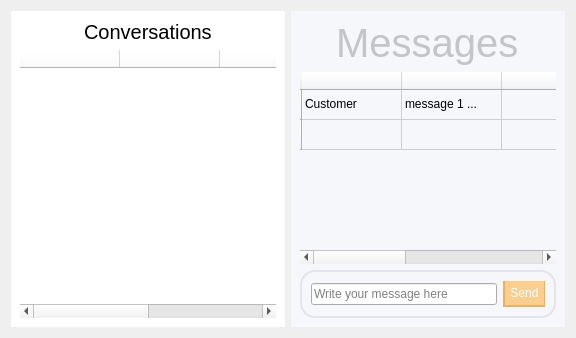
          <widget class="QWidget" name="messagesPage">
           <layout class="QGridLayout" name="gridLayout_61">
            <item row="0" column="1">
             <widget class="QFrame" name="frame_52">
              <property name="sizePolicy">
               <sizepolicy hsizetype="Maximum" vsizetype="Preferred">
                <horstretch>0</horstretch>
                <verstretch>0</verstretch>
               </sizepolicy>
              </property>
              <property name="styleSheet">
               <string notr="true">QFrame{
	background-color: #ffffff;
	border:none;
}
QTableWidget::item:selected{ 
	background-color: #EFEFEF;
 }</string>
              </property>
              <property name="frameShape">
               <enum>QFrame::StyledPanel</enum>
              </property>
              <property name="frameShadow">
               <enum>QFrame::Raised</enum>
              </property>
              <layout class="QGridLayout" name="gridLayout_62">
               <item row="1" column="1">
                <widget class="QTableWidget" name="conversationWidgetTable">
                 <column>
                  <property name="text">
                   <string/>
                  </property>
                 </column>
                 <column>
                  <property name="text">
                   <string/>
                  </property>
                 </column>
                 <column>
                  <property name="text">
                   <string/>
                  </property>
                 </column>
                 <column>
                  <property name="text">
                   <string/>
                  </property>
                 </column>
                </widget>
               </item>
               <item row="0" column="1" alignment="Qt::AlignHCenter">
                <widget class="QLabel" name="label_2">
                 <property name="styleSheet">
                  <string notr="true">font-size: 15pt;</string>
                 </property>
                 <property name="text">
                  <string>Conversations</string>
                 </property>
                </widget>
               </item>
              </layout>
             </widget>
            </item>
            <item row="0" column="2">
             <widget class="QFrame" name="frame_53">
              <property name="styleSheet">
               <string notr="true">QFrame{
	background-color: #F6F7FA;
	border:none;
}</string>
              </property>
              <property name="frameShape">
               <enum>QFrame::StyledPanel</enum>
              </property>
              <property name="frameShadow">
               <enum>QFrame::Raised</enum>
              </property>
              <layout class="QGridLayout" name="gridLayout_63">
               <item row="1" column="0">
                <widget class="QTableWidget" name="messageTableWidget">
                 <property name="styleSheet">
                  <string notr="true">QTableWidget::item{
padding:10px;
}</string>
                 </property>
                 <property name="midLineWidth">
                  <number>-2</number>
                 </property>
                 <property name="selectionMode">
                  <enum>QAbstractItemView::SingleSelection</enum>
                 </property>
                 <property name="selectionBehavior">
                  <enum>QAbstractItemView::SelectRows</enum>
                 </property>
                 <row>
                  <property name="text">
                   <string/>
                  </property>
                 </row>
                 <row>
                  <property name="text">
                   <string/>
                  </property>
                 </row>
                 <column>
                  <property name="text">
                   <string/>
                  </property>
                 </column>
                 <column>
                  <property name="text">
                   <string/>
                  </property>
                 </column>
                 <column>
                  <property name="text">
                   <string/>
                  </property>
                 </column>
                 <column>
                  <property name="text">
                   <string/>
                  </property>
                 </column>
                 <column>
                  <property name="text">
                   <string/>
                  </property>
                 </column>
                 <item row="0" column="0">
                  <property name="text">
                   <string>Customer</string>
                  </property>
                 </item>
                 <item row="0" column="1">
                  <property name="text">
                   <string>message 1 ...</string>
                  </property>
                 </item>
                 <item row="1" column="3">
                  <property name="text">
                   <string>message 2 ...</string>
                  </property>
                 </item>
                 <item row="1" column="4">
                  <property name="text">
                   <string>Clerk</string>
                  </property>
                 </item>
                </widget>
               </item>
               <item row="0" column="0" alignment="Qt::AlignHCenter">
                <widget class="QLabel" name="label">
                 <property name="styleSheet">
                  <string notr="true">font-size: 30pt;
color: rgb(196, 197, 201);</string>
                 </property>
                 <property name="text">
                  <string>Messages</string>
                 </property>
                </widget>
               </item>
               <item row="2" column="0">
                <widget class="QFrame" name="frame_54">
                 <property name="styleSheet">
                  <string notr="true">QFrame{
	border: 2px solid #E3E5EA;
	border-radius:15px;
}
</string>
                 </property>
                 <property name="frameShape">
                  <enum>QFrame::StyledPanel</enum>
                 </property>
                 <property name="frameShadow">
                  <enum>QFrame::Raised</enum>
                 </property>
                 <layout class="QGridLayout" name="gridLayout_64">
                  <item row="0" column="0">
                   <widget class="QLineEdit" name="messagesInputBox">
                    <property name="styleSheet">
                     <string notr="true">QFrame{
	border:none;
	background-color: #F6F7FA;
	border-radius: 20px;

}</string>
                    </property>
                    <property name="placeholderText">
                     <string>Write your message here</string>
                    </property>
                   </widget>
                  </item>
                  <item row="0" column="1">
                   <widget class="QPushButton" name="sendButton">
                    <property name="styleSheet">
                     <string notr="true">QPushButton{
	border-radius:20px;
	border-top:none;
	border-bottom:2px solid #EDB05C;
	border-right:1px solid #EDB05C;
	border-left:2px solid#EDB05C;
	background-color:#F8CE91;
	color:#ffffff;
	padding:5px;
}
QPushButton:hover{
	color:#ffffff;
	background-color:#FADBB7;
	border:none;
	border-bottom:2px solid #EDB05C;
	border-right:1px solid #EDB05C;
	border-left:2px solid #EDB05C;
}
QPushButton:pressed{
	color:#ffffff;
	background-color:#F5BA67;
	border:none;
	border-top:3px solid #EDB05C;
	border-right:1px solid #EDB05C;
	border-left:2px solid #EDB05C;
}
</string>
                    </property>
                    <property name="text">
                     <string>Send</string>
                    </property>
                   </widget>
                  </item>
                 </layout>
                </widget>
               </item>
              </layout>
             </widget>
            </item>
           </layout>
          </widget>
